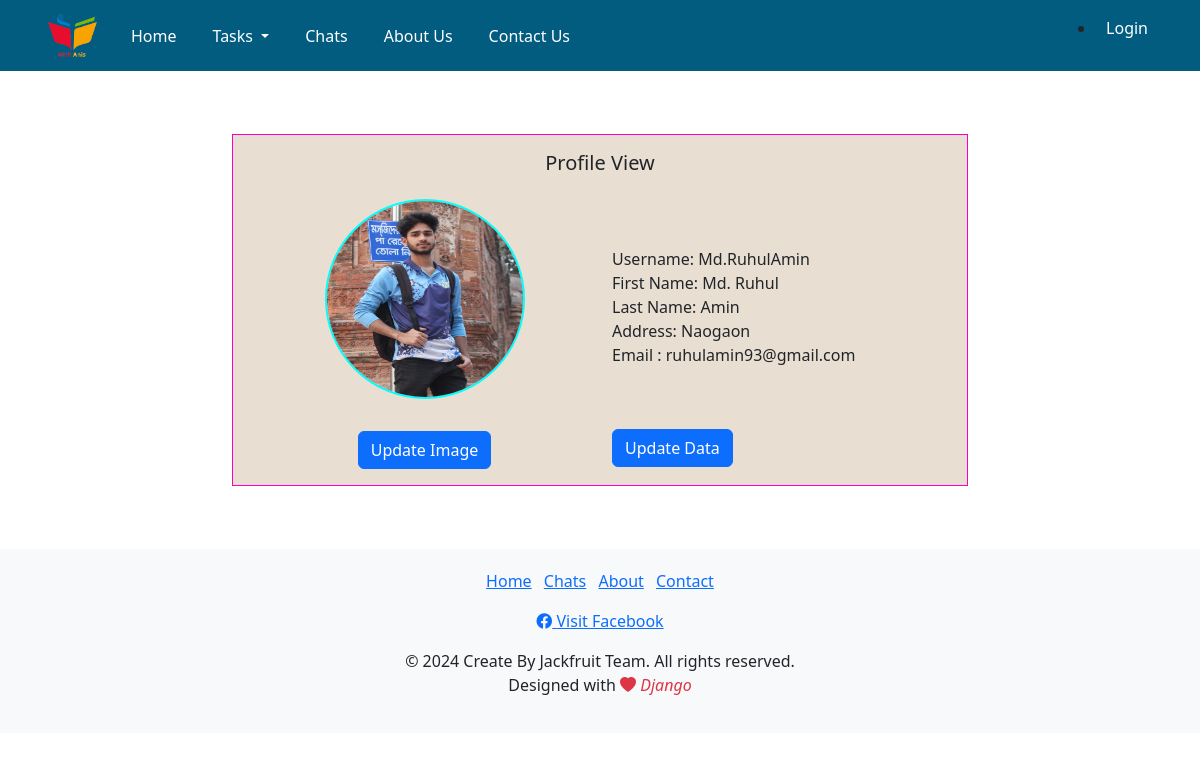
The app's page /profile/profile_view/ (signed in) with its own data.
### Profile/models.py (models this page shows, shortened)
class Profile_update(models.Model):
    user = models.OneToOneField(User, on_delete=models.CASCADE)
    address = models.CharField(max_length=100, null=True,blank=True)
    image = models.ImageField(default='profile/default.png', upload_to='profile/')

### Profile/views.py (the view)
# urls.py: path('profile_view/',profileView, name='profile_view'),
@login_required
def profileView(request):
    user = Profile_update.objects.get_or_create(user=request.user)[0]
    return render(request, 'profile/profile.html', {'user': user,})

### Profile/context_processors.py (called while the page is built)
def unread_notifications(request):
    if request.user.is_authenticated:
        return {'unread_notifications_count': NotificationModel.objects.filter(user=request.user, is_read=False).count()}
    return {}

### template/profile/profile.html (shortened to what this page needs)
{% extends 'base.html' %}
{% block body %}
<div class="container mt-5 mb-5">
  <div class="row justify-content-center">
    <div class="col-lg-8 col-md-10">
      <div class="card">
        <div class="card-body">
<div class="container">
  <div class="row">
    <h5 class="card-title text-center">Profile View</h5><br><br>
    <div class="col-md-6">
      <h1 class="pb-4 d-flex justify-content-center align-items-center"" ><img style="border:2px solid aqua; height:200px; width:200px;" class="rounded rounded-circle" src="{{user.image.url}}" /></h1>
      <div class="d-flex justify-content-center align-items-center">
        <button class="btn btn-primary">
            <a style="color: white; text-decoration: none;" href="{% url 'update_image' %}">Update Image</a>
        </button>
    </div>
    </div>
    <div class="col-md-6">
      <div class="pt-5 media-screen-responsive" >
        {% if user %}
                Username: {{ user.user.username }} <br>
            {% if user.user.first_name or user.user.last_name or user.address or user.user.email %}
                {% if user.user.first_name %}
                  First Name: {{user.user.first_name}} <br>
                {% endif %}
                {% if user.user.last_name %}
                  Last Name: {{user.user.last_name}} <br>
                {% endif %}
                {% if user.address %}
                  Address: {{user.address}} <br>
                {% endif %}
                {% if user.user.email %}
                  Email : {{user.user.email}} <br>
                {% endif %}
            {% else %}
                No profile update found.
              {% endif %}
        {% else %}
              No user found.
        {% endif %}
                    <br>
      </div>
      <div class="fixed-bottom-container">
        <button class="btn btn-primary">
            <a style="color: white; text-decoration:none;" href="{% url 'profile_update' %}">Update Data</a>
        </button>
    </div>
    </div>
  </div>
</div>
</div>
</div>
</div>
</div>
</div>
{% endblock body%}

### template/base.html (style rules this page uses)
.card { border:1px solid #ff02c0; border-radius: 0%; margin: 15px 0px; transition: 0.4s; }
.card-body { background-color: #e8ded2; }

### template/profile/profile.html (style rules this page uses)
@media screen and (min-width: 768px) { .media-screen-responsive { height: 230px; } }

### records on screen
Profile_update: image (picture), user.username "Md.RuhulAmin", user.first_name "Md. Ruhul", user.last_name "Amin", address "Naogaon", user.email "ruhulamin93@gmail.com"
